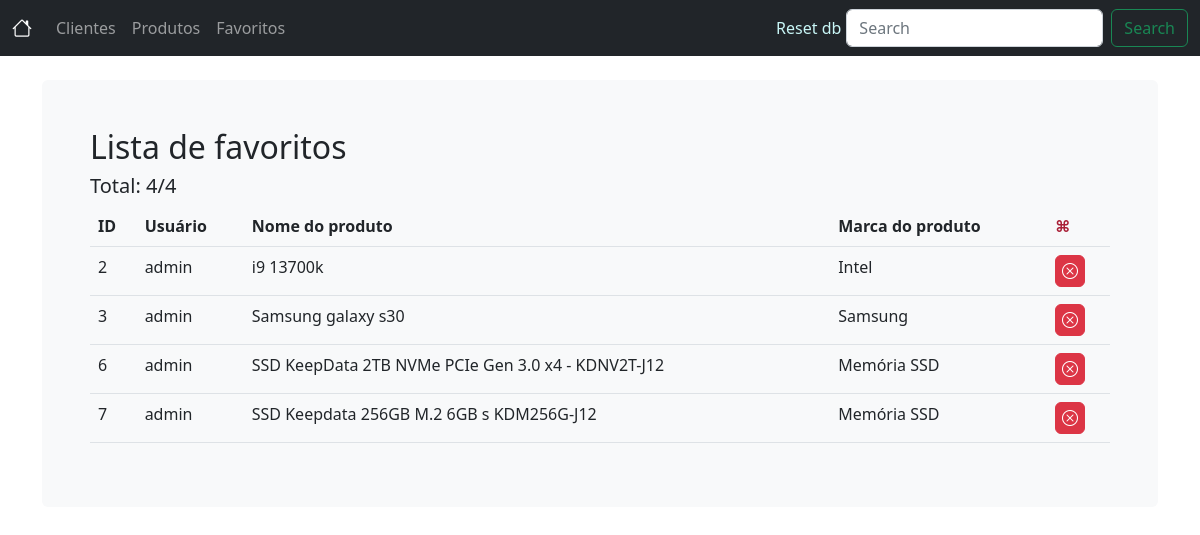
Screenshot of /favoritos/index with the database file from the repository.
### tables this page shows
CREATE TABLE cliente_produto(
    id integer PRIMARY KEY AUTOINCREMENT NOT NULL,
    added TIMESTAMP NOT NULL DEFAULT CURRENT_TIMESTAMP,
    produto_id INTEGER,
    cliente_id INTEGER,
    FOREIGN KEY(produto_id) REFERENCES produto(id),
    FOREIGN KEY(cliente_id) REFERENCES cliente(id)
);

CREATE TABLE cliente(
    -- chave primaria --
    id integer PRIMARY KEY AUTOINCREMENT NOT NULL,
    nome varchar(80) NOT NULL,
    cpf varchar(20),
    cep varchar(20),
    email varchar(80) NOT NULL,
    data_cadastro TIMESTAMP NOT NULL DEFAULT CURRENT_TIMESTAMP
);

CREATE TABLE produto(
    -- chave primaria --
    id integer PRIMARY KEY AUTOINCREMENT NOT NULL,
    nome varchar(60) NOT NULL,
    preco decimal(10,2),
    marca varchar(40),
    added TIMESTAMP NOT NULL DEFAULT CURRENT_TIMESTAMP
);

### app.py (the view)
@app.route("/favoritos/index", methods=["GET"])
def favoritos_index():
    dc = ClienteProdutoDao()
    favoritos = dc.find_all()
    total = dc.count()
    return render_template("favoritos_list.html", favoritos=favoritos, total=total)

### dao.py (called while the page is built)
    def count(self):
        conn = Database.get_connection()
        res = conn.execute(
            f"""
            SELECT COUNT(id) FROM cliente_produto
            """
        )
        results = res.fetchone()
        conn.close()
        return results[0]

### database.py (called while the page is built)
    @staticmethod
    def get_connection():
        conn = sqlite3.connect('banco.db')
        return conn

### templates/favoritos_list.html
{% extends "layout.html" %}
{% block content %}
<main>
    <h2>Lista de favoritos</h2>
    <h5>Total: {{favoritos|selectattr('id')|list|length}}/{{total}}</h5>
    <table class="table table-hover">
        <thead>
            <tr>
                <th>ID</th>
                <th>Usuário</th>
                <th>Nome do produto</th>
                <th>Marca do produto</th>
                <th class="actions">⌘</th>
            </tr>
        </thead>
        <tbody>
            {% for favorito in favoritos %}
            <tr>
                <td>{{favorito.id}}</td>
                <td>
                    {{favorito.cliente_nome}}
                </td>
                <td>{{favorito.produto_nome}}</td>
                <td>{{favorito.produto_marca}}</td>
                <td class="actions">
                    <a title="deletar" class="btn btn-danger"
                    href="{{ url_for('favoritos_delete', id=favorito.id) }}">
                        <i class="bi bi-x-circle"></i>
                    </a>
                </td>
            </tr>
            {% endfor %}
        </tbody>
    </table>
</main>
{% endblock %}

### templates/layout.html (shortened to what this page needs)
<!doctype html>
<html lang="pt-br">
<head>
  <link href="https://cdn.jsdelivr.net/npm/bootstrap@5.2.2/dist/css/bootstrap.min.css" rel="stylesheet">
  <link rel="stylesheet" href="https://cdn.jsdelivr.net/npm/bootstrap-icons@1.10.2/font/bootstrap-icons.css">
  <link rel="stylesheet" type="text/css" href="{{ url_for('static', filename='style.css') }}" />
</head>
<body>
<nav class="navbar navbar-expand-md navbar-dark bg-dark mb-4">
    <div class="container-fluid">
      <a title="index" class="navbar-brand" href="{{ url_for('index') }}">
        <i class="bi bi-house"></i>
      </a>
      <div class="collapse navbar-collapse" id="navbarCollapse">
        <ul class="navbar-nav me-auto mb-2 mb-md-0">
          <li class="nav-item">
            <a class="nav-link" href="{{ url_for('cliente_index') }}">Clientes</a>
          </li>
          <li class="nav-item">
            <a class="nav-link" href="{{ url_for('produto_index') }}">Produtos</a>
          </li>
          <li class="nav-item">
            <a class="nav-link" href="{{ url_for('favoritos_index') }}">Favoritos</a>
          </li>
        </ul>
        <a class="nav-link" style="color:rgb(200, 246, 246);padding: 0px 5px;" href="{{ url_for('reset_db') }}">Reset db</a>
        <form class="d-flex" role="search" action="{{'' if scope is undefined else url_for(scope+'_index')}}" method="get">
          <input value="{{request.args.get('search') if request.args.get('search') != None else ''}}" class="form-control me-2" type="search" placeholder="Search" aria-label="Search" name="search">
          <button class="btn btn-outline-success" type="submit">Search</button>
        </form>
      </div>
    </div>
  </nav>
  <main class="container">
    <div class="bg-light p-5 rounded">
    {% block content %}
    {% endblock %}
    </div>
  </main>
</body>
</html>

### static/style.css (style rules this page uses)
:root { --item-color: rgb(2, 2, 123); --action-color: rgb(169, 32, 55); }
th.actions { color: var(--action-color); }
td.actions > * { padding: 3px 6px; }

### rows the page displays
cliente_produto: id "2", cliente_nome "admin", produto_nome "i9 13700k", produto_marca "Intel"
cliente_produto: id "3", cliente_nome "admin", produto_nome "Samsung galaxy s30", produto_marca "Samsung"
cliente_produto: id "6", cliente_nome "admin", produto_nome "SSD KeepData 2TB NVMe PCIe Gen 3.0 x4 - KDNV2T-J12", produto_marca "Memória SSD"
cliente_produto: id "7", cliente_nome "admin", produto_nome "SSD Keepdata 256GB M.2 6GB s KDM256G-J12", produto_marca "Memória SSD"

### other values shown
{{ favoritos|selectattr('id')|list|length }} "4"
{{ total }} "4"
